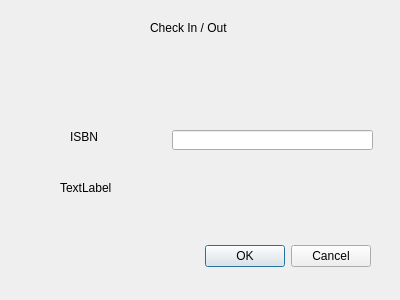
<?xml version="1.0" encoding="UTF-8"?>
<ui version="4.0">
 <class>checkbook</class>
 <widget class="QDialog" name="checkbook">
  <property name="geometry">
   <rect>
    <x>0</x>
    <y>0</y>
    <width>400</width>
    <height>300</height>
   </rect>
  </property>
  <property name="windowTitle">
   <string>Dialog</string>
  </property>
  <widget class="QDialogButtonBox" name="buttonBox">
   <property name="geometry">
    <rect>
     <x>30</x>
     <y>240</y>
     <width>341</width>
     <height>32</height>
    </rect>
   </property>
   <property name="orientation">
    <enum>Qt::Horizontal</enum>
   </property>
   <property name="standardButtons">
    <set>QDialogButtonBox::Cancel|QDialogButtonBox::Ok</set>
   </property>
  </widget>
  <widget class="QLineEdit" name="isbnInput">
   <property name="geometry">
    <rect>
     <x>172</x>
     <y>130</y>
     <width>201</width>
     <height>20</height>
    </rect>
   </property>
  </widget>
  <widget class="QLabel" name="checkIn_OutTitle">
   <property name="geometry">
    <rect>
     <x>150</x>
     <y>20</y>
     <width>91</width>
     <height>16</height>
    </rect>
   </property>
   <property name="text">
    <string>Check In / Out</string>
   </property>
  </widget>
  <widget class="QLabel" name="ISBN_Label">
   <property name="geometry">
    <rect>
     <x>70</x>
     <y>130</y>
     <width>47</width>
     <height>13</height>
    </rect>
   </property>
   <property name="text">
    <string>ISBN</string>
   </property>
  </widget>
  <widget class="QLabel" name="message">
   <property name="geometry">
    <rect>
     <x>60</x>
     <y>180</y>
     <width>311</width>
     <height>16</height>
    </rect>
   </property>
   <property name="text">
    <string>TextLabel</string>
   </property>
  </widget>
 </widget>
 <resources/>
 <connections>
  <connection>
   <sender>buttonBox</sender>
   <signal>accepted()</signal>
   <receiver>checkbook</receiver>
   <slot>accept()</slot>
   <hints>
    <hint type="sourcelabel">
     <x>248</x>
     <y>254</y>
    </hint>
    <hint type="destinationlabel">
     <x>157</x>
     <y>274</y>
    </hint>
   </hints>
  </connection>
  <connection>
   <sender>buttonBox</sender>
   <signal>rejected()</signal>
   <receiver>checkbook</receiver>
   <slot>reject()</slot>
   <hints>
    <hint type="sourcelabel">
     <x>316</x>
     <y>260</y>
    </hint>
    <hint type="destinationlabel">
     <x>286</x>
     <y>274</y>
    </hint>
   </hints>
  </connection>
 </connections>
</ui>
